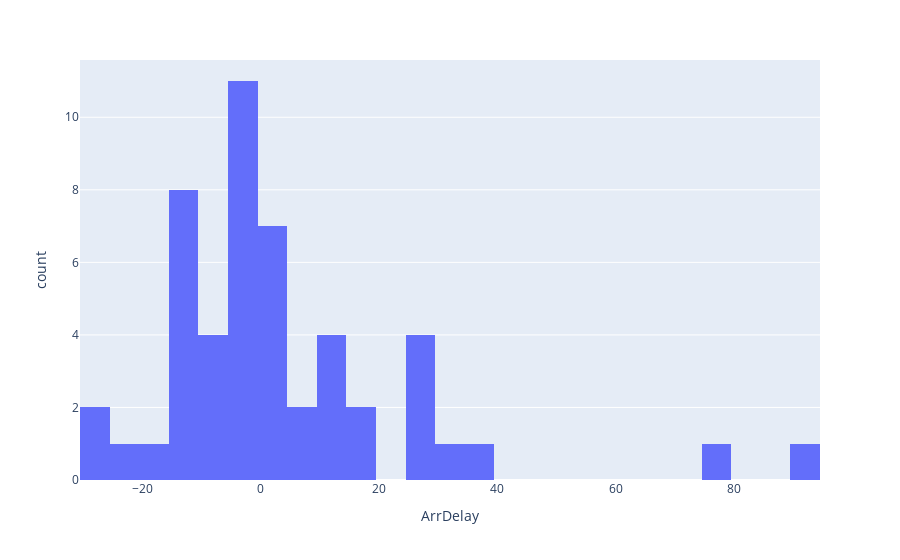

Notebook code cell kept with this figure:
### Code cell
# Create histogram
fig = px.histogram(air_50, x='ArrDelay',nbins=40)
# display
fig.show()

### Figure 1 — Plotly figure (JSON) as saved in the notebook; plotly's stock layout.template omitted (floating-point values rounded to 4 significant figures)
{"data": [{"alignmentgroup": "True", "bingroup": "x", "hovertemplate": "ArrDelay=%{x}<br>count=%{y}<extra></extra>", "legendgroup": "", "marker": {"color": "#636efa", "pattern": {"shape": ""}}, "name": "", "nbinsx": 40, "offsetgroup": "", "orientation": "v", "showlegend": false, "type": "histogram", "x": [32, -1, -5, -2, -11, -4, -12, 10, -7, -4, 35, -3, -5, 7, 91, 2, 4, -14, 0, -22, -5, 0, -17, -15, 25, 27, -2, 3, 26, -11, -9, -28, -14, 18, 6, 76, 28, 0, -2, 3, -5, -9, 12, -10, -13, -29, 14, -15, 18, 13], "xaxis": "x", "yaxis": "y"}], "layout": {"barmode": "relative", "legend": {"tracegroupgap": 0}, "margin": {"t": 60}, "xaxis": {"anchor": "y", "domain": [0, 1], "title": {"text": "ArrDelay"}}, "yaxis": {"anchor": "x", "domain": [0, 1], "title": {"text": "count"}}}}
